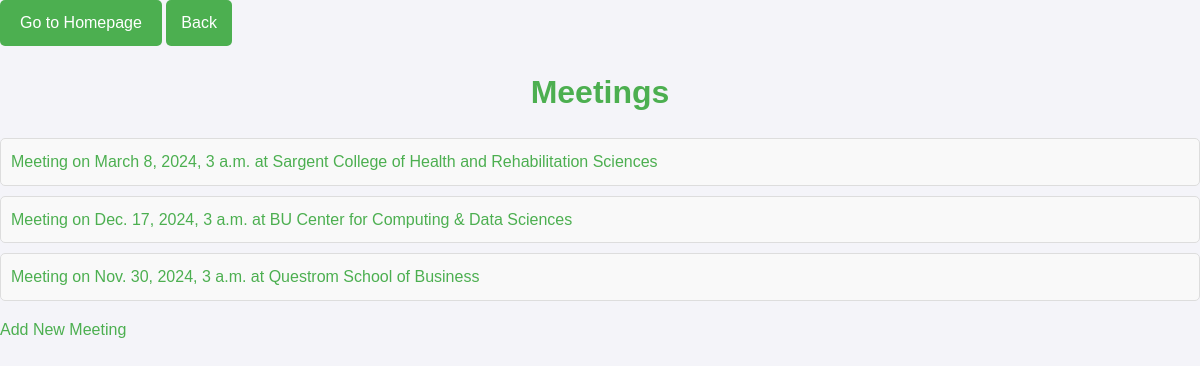
The page /project/meetings/ on the database as committed earlier.
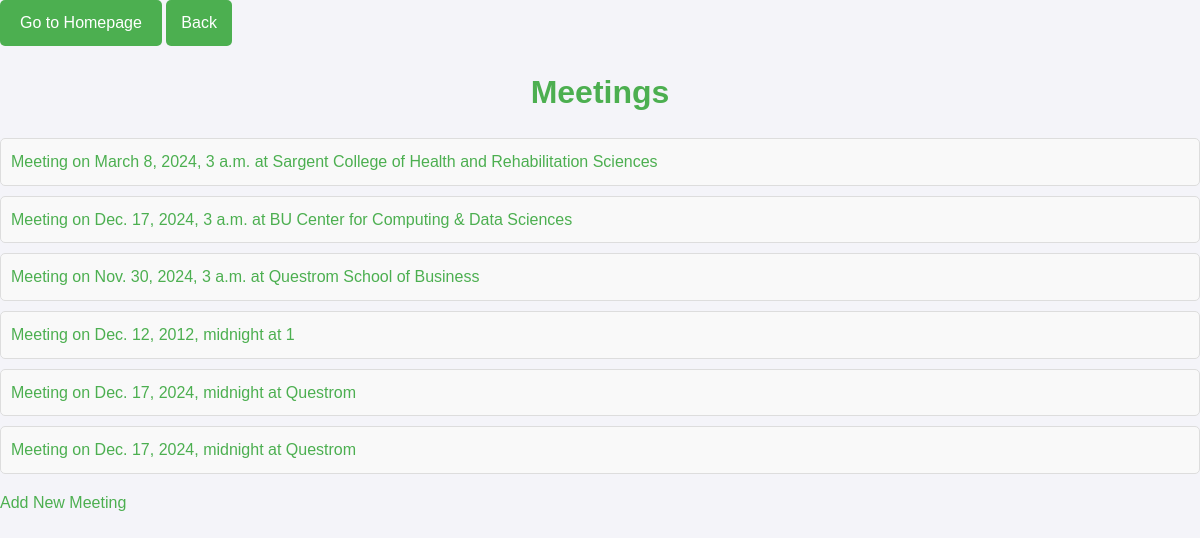
The same page on the database as committed later.
### project/models.py (models this page shows, shortened)
class Meeting(models.Model):
    date = models.DateTimeField()
    location = models.CharField(max_length=200)
    agenda = models.TextField()

### project/views.py (the view)
# urls.py: path('meetings/', MeetingListView.as_view(), name='meeting-list'),
class MeetingListView(ListView):
    model = Meeting
    template_name = 'project/meeting_list.html'
    context_object_name = 'meetings'

### project/templates/project/meeting_list.html (shortened to what this page needs)
<!DOCTYPE html>
<html>
<head>
    {% load static %}
    <link rel="stylesheet" type="text/css" href="{% static 'project/css/styles.css' %}">
</head>
<body>
    <a href="{% url 'homepage' %}" class="home-button">Go to Homepage</a>
    <a href="javascript:history.back()" class="back-button">Back</a>
    <h1>Meetings</h1>
    <ul>
        {% for meeting in meetings %}
            <li>
                <a href="{% url 'meeting-detail' meeting.pk %}">
                    Meeting on {{ meeting.date }} at {{ meeting.location }}
                </a>
            </li>
        {% endfor %}
    </ul>
    <a href="{% url 'meeting-add' %}">Add New Meeting</a>
</body>
</html>

Rows that differ between the two databases and show on the page:
added Meeting: date "Dec. 12, 2012, midnight", location "1"
added Meeting: date "Dec. 17, 2024, midnight", location "Questrom"
added Meeting: date "Dec. 17, 2024, midnight", location "Questrom"
